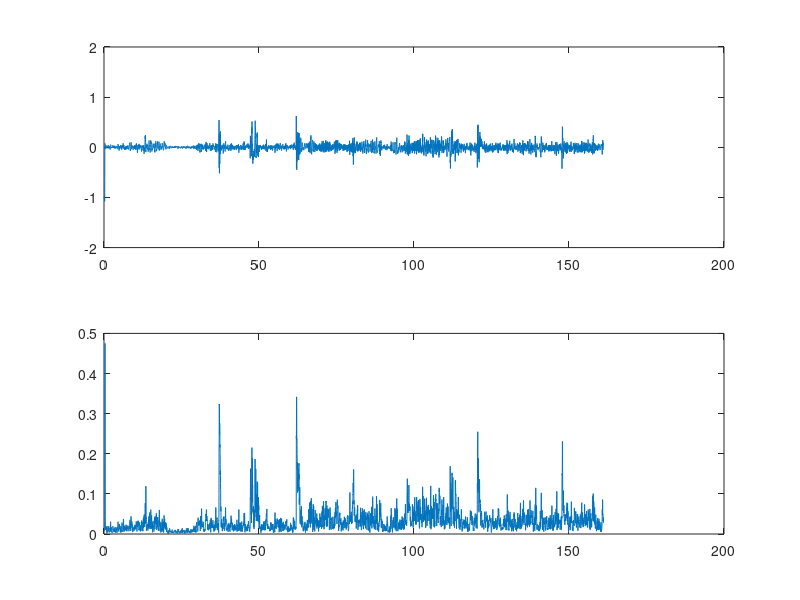
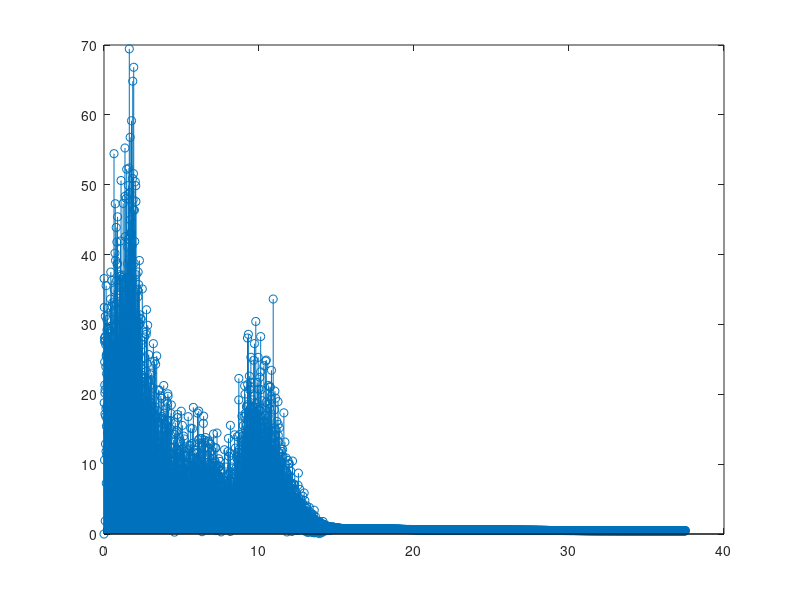
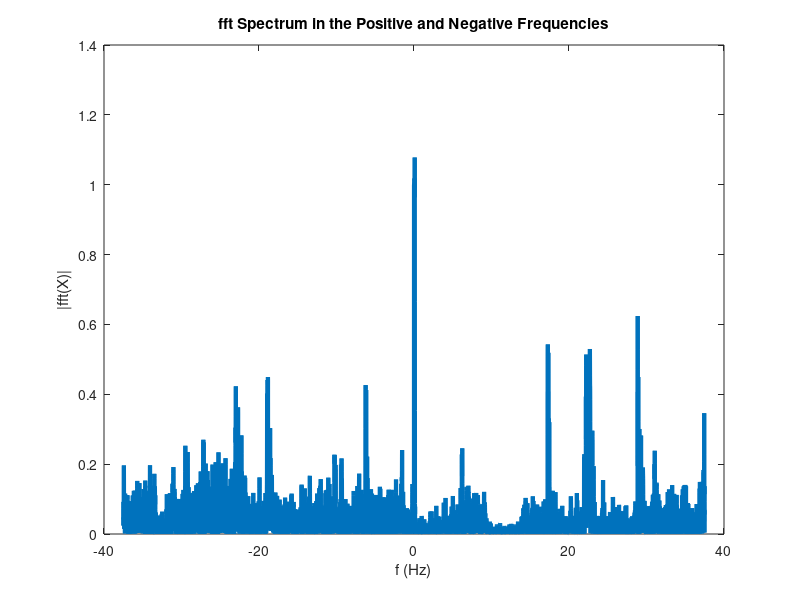
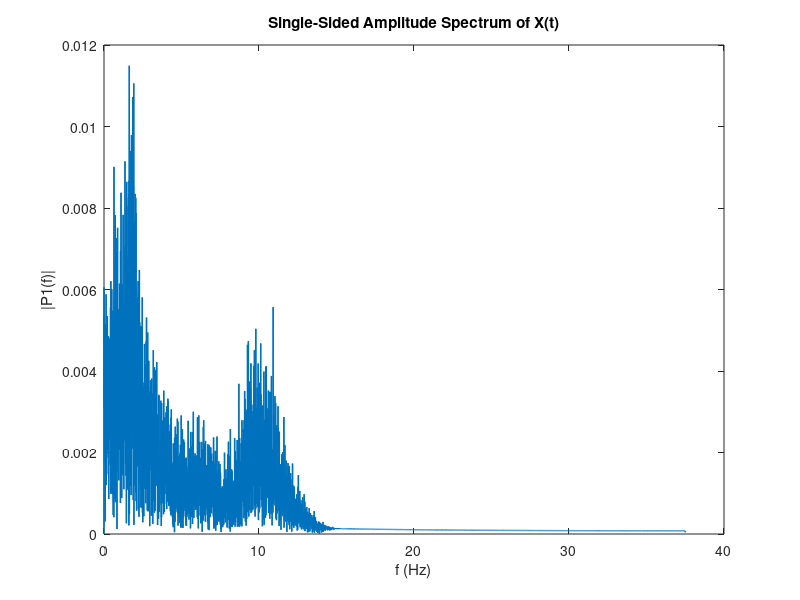

Source code (MATLAB) for these figures, in order:
clear;
close all;
clc;

data = load("firFilter.txt");
dev = load("standardDeviation.txt");

fs = 75;
T = 1/fs;
N=12086;
t = (0:N-1)*T;

data = detrend(data);

figure;
subplot(211);
plot(t, data);
ylim([-2 2]);
subplot(212);
plot(t, dev);

Y = fft(data);

k = 0:N/2;
freq = k*fs/N;

figure;
stem(freq, abs(Y(1:(N/2)+1)));

%% 

figure;

plot(fs/N*(-N/2:N/2-1),abs(fftshift(data)),"LineWidth",3)
title("fft Spectrum in the Positive and Negative Frequencies")
xlabel("f (Hz)")
ylabel("|fft(X)|")


%% 

P2 = abs(Y/N);
P1 = P2(1:N/2+1);
P1(2:end-1) = 2*P1(2:end-1);

f = fs/N*(0:(N/2));
figure;
plot(f,P1,"LineWidth",1) 
title("Single-Sided Amplitude Spectrum of X(t)")
xlabel("f (Hz)")
ylabel("|P1(f)|")